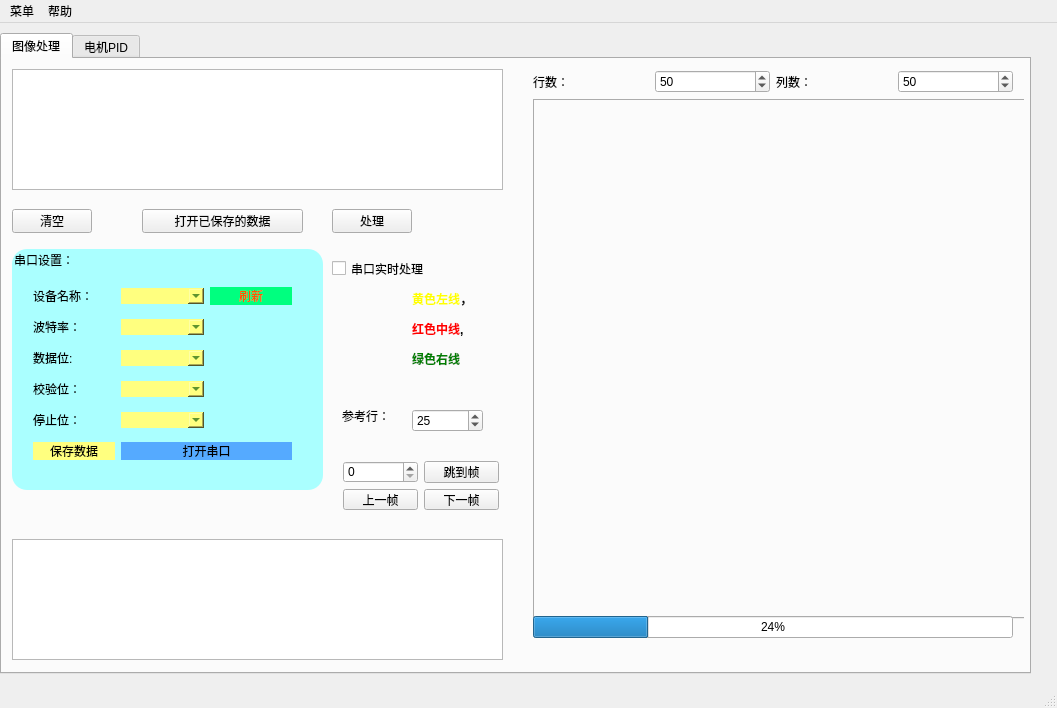
<?xml version="1.0" encoding="UTF-8"?>
<ui version="4.0">
 <class>MainWindow</class>
 <widget class="QMainWindow" name="MainWindow">
  <property name="geometry">
   <rect>
    <x>0</x>
    <y>0</y>
    <width>1057</width>
    <height>708</height>
   </rect>
  </property>
  <property name="windowTitle">
   <string>MainWindow</string>
  </property>
  <widget class="QWidget" name="centralWidget">
   <widget class="QTabWidget" name="maintabWidget">
    <property name="geometry">
     <rect>
      <x>0</x>
      <y>10</y>
      <width>1031</width>
      <height>641</height>
     </rect>
    </property>
    <property name="currentIndex">
     <number>0</number>
    </property>
    <widget class="QWidget" name="tab">
     <attribute name="title">
      <string>图像处理</string>
     </attribute>
     <widget class="QPushButton" name="handlerButton">
      <property name="geometry">
       <rect>
        <x>330</x>
        <y>150</y>
        <width>80</width>
        <height>24</height>
       </rect>
      </property>
      <property name="text">
       <string>处理</string>
      </property>
     </widget>
     <widget class="QLabel" name="label_7">
      <property name="geometry">
       <rect>
        <x>340</x>
        <y>350</y>
        <width>54</width>
        <height>13</height>
       </rect>
      </property>
      <property name="text">
       <string>参考行：</string>
      </property>
      <property name="buddy">
       <cstring>spinBox</cstring>
      </property>
     </widget>
     <widget class="QGroupBox" name="groupBox">
      <property name="geometry">
       <rect>
        <x>10</x>
        <y>190</y>
        <width>311</width>
        <height>241</height>
       </rect>
      </property>
      <property name="styleSheet">
       <string notr="true">border-color: rgb(85, 85, 255);
border-radius : 15px;
background-color: rgb(170, 255, 255);</string>
      </property>
      <property name="title">
       <string>串口设置：</string>
      </property>
      <widget class="QWidget" name="layoutWidget">
       <property name="geometry">
        <rect>
         <x>10</x>
         <y>20</y>
         <width>281</width>
         <height>211</height>
        </rect>
       </property>
       <layout class="QGridLayout" name="gridLayout">
        <item row="0" column="0">
         <widget class="QLabel" name="label_2">
          <property name="text">
           <string>设备名称：</string>
          </property>
          <property name="buddy">
           <cstring>SerialName</cstring>
          </property>
         </widget>
        </item>
        <item row="0" column="1">
         <widget class="QComboBox" name="SerialName">
          <property name="styleSheet">
           <string notr="true">color: rgb(0, 85, 0);
background-color: rgb(255, 255, 127);</string>
          </property>
         </widget>
        </item>
        <item row="0" column="2">
         <widget class="QPushButton" name="refreshPort">
          <property name="styleSheet">
           <string notr="true">background-color: rgb(0, 255, 127);
color: rgb(255, 85, 0);</string>
          </property>
          <property name="text">
           <string>刷新</string>
          </property>
         </widget>
        </item>
        <item row="1" column="0">
         <widget class="QLabel" name="label_3">
          <property name="text">
           <string>波特率：</string>
          </property>
          <property name="buddy">
           <cstring>SerBaudRate</cstring>
          </property>
         </widget>
        </item>
        <item row="1" column="1">
         <widget class="QComboBox" name="SerBaudRate">
          <property name="styleSheet">
           <string notr="true">color: rgb(0, 85, 0);
background-color: rgb(255, 255, 127);</string>
          </property>
         </widget>
        </item>
        <item row="2" column="0">
         <widget class="QLabel" name="label_4">
          <property name="text">
           <string>数据位:</string>
          </property>
          <property name="buddy">
           <cstring>SerDataBit</cstring>
          </property>
         </widget>
        </item>
        <item row="2" column="1">
         <widget class="QComboBox" name="SerDataBit">
          <property name="styleSheet">
           <string notr="true">color: rgb(0, 85, 0);
background-color: rgb(255, 255, 127);</string>
          </property>
         </widget>
        </item>
        <item row="3" column="0">
         <widget class="QLabel" name="label_5">
          <property name="text">
           <string>校验位：</string>
          </property>
          <property name="buddy">
           <cstring>SerParity</cstring>
          </property>
         </widget>
        </item>
        <item row="3" column="1">
         <widget class="QComboBox" name="SerParity">
          <property name="styleSheet">
           <string notr="true">color: rgb(0, 85, 0);
background-color: rgb(255, 255, 127);</string>
          </property>
         </widget>
        </item>
        <item row="4" column="0">
         <widget class="QLabel" name="label_6">
          <property name="text">
           <string>停止位：</string>
          </property>
          <property name="buddy">
           <cstring>SerStopBit</cstring>
          </property>
         </widget>
        </item>
        <item row="4" column="1">
         <widget class="QComboBox" name="SerStopBit">
          <property name="styleSheet">
           <string notr="true">color: rgb(0, 85, 0);
background-color: rgb(255, 255, 127);</string>
          </property>
         </widget>
        </item>
        <item row="5" column="1" colspan="2">
         <widget class="QPushButton" name="OpenClosePort">
          <property name="styleSheet">
           <string notr="true">background-color: rgb(85, 170, 255);
border-radius: 15px;</string>
          </property>
          <property name="text">
           <string>打开串口</string>
          </property>
         </widget>
        </item>
        <item row="5" column="0">
         <widget class="QPushButton" name="saveData">
          <property name="styleSheet">
           <string notr="true">background-color: rgb(255, 255, 127);</string>
          </property>
          <property name="text">
           <string>保存数据</string>
          </property>
         </widget>
        </item>
       </layout>
      </widget>
     </widget>
     <widget class="QWidget" name="layoutWidget_2">
      <property name="geometry">
       <rect>
        <x>330</x>
        <y>391</y>
        <width>178</width>
        <height>71</height>
       </rect>
      </property>
      <layout class="QGridLayout" name="gridLayout_2">
       <item row="0" column="0">
        <widget class="QSpinBox" name="goIndex"/>
       </item>
       <item row="0" column="1">
        <widget class="QPushButton" name="GoButton">
         <property name="text">
          <string>跳到帧</string>
         </property>
        </widget>
       </item>
       <item row="1" column="0">
        <widget class="QPushButton" name="prev">
         <property name="text">
          <string>上一帧</string>
         </property>
        </widget>
       </item>
       <item row="1" column="1">
        <widget class="QPushButton" name="next">
         <property name="text">
          <string>下一帧</string>
         </property>
        </widget>
       </item>
      </layout>
     </widget>
     <widget class="QPushButton" name="pushButton">
      <property name="geometry">
       <rect>
        <x>140</x>
        <y>150</y>
        <width>161</width>
        <height>24</height>
       </rect>
      </property>
      <property name="text">
       <string>打开已保存的数据</string>
      </property>
     </widget>
     <widget class="QWidget" name="layoutWidget_3">
      <property name="geometry">
       <rect>
        <x>520</x>
        <y>0</y>
        <width>502</width>
        <height>590</height>
       </rect>
      </property>
      <layout class="QVBoxLayout" name="verticalLayout">
       <item>
        <layout class="QHBoxLayout" name="horizontalLayout">
         <item>
          <widget class="QLabel" name="label_8">
           <property name="text">
            <string>行数：</string>
           </property>
          </widget>
         </item>
         <item>
          <widget class="QSpinBox" name="RowSB">
           <property name="value">
            <number>50</number>
           </property>
          </widget>
         </item>
         <item>
          <widget class="QLabel" name="label_9">
           <property name="text">
            <string>列数：</string>
           </property>
          </widget>
         </item>
         <item>
          <widget class="QSpinBox" name="colSB">
           <property name="value">
            <number>50</number>
           </property>
          </widget>
         </item>
        </layout>
       </item>
       <item>
        <widget class="QTabWidget" name="tabWidget">
         <property name="minimumSize">
          <size>
           <width>500</width>
           <height>520</height>
          </size>
         </property>
         <property name="maximumSize">
          <size>
           <width>500</width>
           <height>520</height>
          </size>
         </property>
         <property name="currentIndex">
          <number>-1</number>
         </property>
        </widget>
       </item>
       <item>
        <widget class="QProgressBar" name="progressBar">
         <property name="value">
          <number>24</number>
         </property>
        </widget>
       </item>
      </layout>
     </widget>
     <widget class="QLabel" name="label">
      <property name="geometry">
       <rect>
        <x>410</x>
        <y>230</y>
        <width>71</width>
        <height>81</height>
       </rect>
      </property>
      <property name="text">
       <string>&lt;html&gt;&lt;head/&gt;&lt;body&gt;&lt;p&gt;&lt;span style=&quot; font-size:medium; font-weight:600; color:#ffff00;&quot;&gt;黄色左线&lt;/span&gt;&lt;span style=&quot; font-size:medium; font-weight:600;&quot;&gt;，&lt;/span&gt;&lt;/p&gt;&lt;p&gt;&lt;span style=&quot; font-size:medium; font-weight:600; color:#ff0000;&quot;&gt;红色中线&lt;/span&gt;&lt;span style=&quot; font-size:medium; font-weight:600;&quot;&gt;,&lt;/span&gt;&lt;/p&gt;&lt;p&gt;&lt;span style=&quot; font-size:medium; font-weight:600; color:#008000;&quot;&gt;绿色右线&lt;/span&gt;&lt;/p&gt;&lt;/body&gt;&lt;/html&gt;</string>
      </property>
      <property name="buddy">
       <cstring>maintabWidget</cstring>
      </property>
     </widget>
     <widget class="QPushButton" name="clearButton">
      <property name="geometry">
       <rect>
        <x>10</x>
        <y>150</y>
        <width>80</width>
        <height>24</height>
       </rect>
      </property>
      <property name="text">
       <string>清空</string>
      </property>
     </widget>
     <widget class="QTextBrowser" name="debugOut">
      <property name="geometry">
       <rect>
        <x>10</x>
        <y>480</y>
        <width>491</width>
        <height>121</height>
       </rect>
      </property>
     </widget>
     <widget class="QCheckBox" name="realtimeProcessCB">
      <property name="geometry">
       <rect>
        <x>330</x>
        <y>200</y>
        <width>141</width>
        <height>19</height>
       </rect>
      </property>
      <property name="text">
       <string>串口实时处理</string>
      </property>
     </widget>
     <widget class="QTextEdit" name="textEdit">
      <property name="geometry">
       <rect>
        <x>10</x>
        <y>10</y>
        <width>491</width>
        <height>121</height>
       </rect>
      </property>
     </widget>
     <widget class="QSpinBox" name="spinBox">
      <property name="geometry">
       <rect>
        <x>410</x>
        <y>350</y>
        <width>71</width>
        <height>23</height>
       </rect>
      </property>
      <property name="value">
       <number>25</number>
      </property>
     </widget>
    </widget>
    <widget class="QWidget" name="tab_2">
     <attribute name="title">
      <string>电机PID</string>
     </attribute>
     <widget class="QwtPlot" name="qwtPlot">
      <property name="enabled">
       <bool>true</bool>
      </property>
      <property name="geometry">
       <rect>
        <x>0</x>
        <y>20</y>
        <width>1021</width>
        <height>541</height>
       </rect>
      </property>
     </widget>
     <widget class="QPushButton" name="pushButton_2">
      <property name="geometry">
       <rect>
        <x>260</x>
        <y>570</y>
        <width>80</width>
        <height>24</height>
       </rect>
      </property>
      <property name="text">
       <string>清除图像</string>
      </property>
     </widget>
    </widget>
   </widget>
  </widget>
  <widget class="QMenuBar" name="menuBar">
   <property name="geometry">
    <rect>
     <x>0</x>
     <y>0</y>
     <width>1057</width>
     <height>26</height>
    </rect>
   </property>
   <widget class="QMenu" name="menu">
    <property name="title">
     <string>菜单</string>
    </property>
    <addaction name="OpenPortAction"/>
    <addaction name="separator"/>
    <addaction name="QuitAction"/>
   </widget>
   <widget class="QMenu" name="helpMenu">
    <property name="title">
     <string>帮助</string>
    </property>
    <addaction name="aboutAction"/>
   </widget>
   <addaction name="menu"/>
   <addaction name="helpMenu"/>
  </widget>
  <widget class="QStatusBar" name="statusBar"/>
  <action name="aboutAction">
   <property name="text">
    <string>关于</string>
   </property>
  </action>
  <action name="OpenPortAction">
   <property name="text">
    <string>打开串口</string>
   </property>
  </action>
  <action name="QuitAction">
   <property name="text">
    <string>退出</string>
   </property>
  </action>
 </widget>
 <layoutdefault spacing="6" margin="11"/>
 <customwidgets>
  <customwidget>
   <class>QwtPlot</class>
   <extends>QFrame</extends>
   <header>qwt_plot.h</header>
  </customwidget>
 </customwidgets>
 <resources/>
 <connections/>
</ui>
